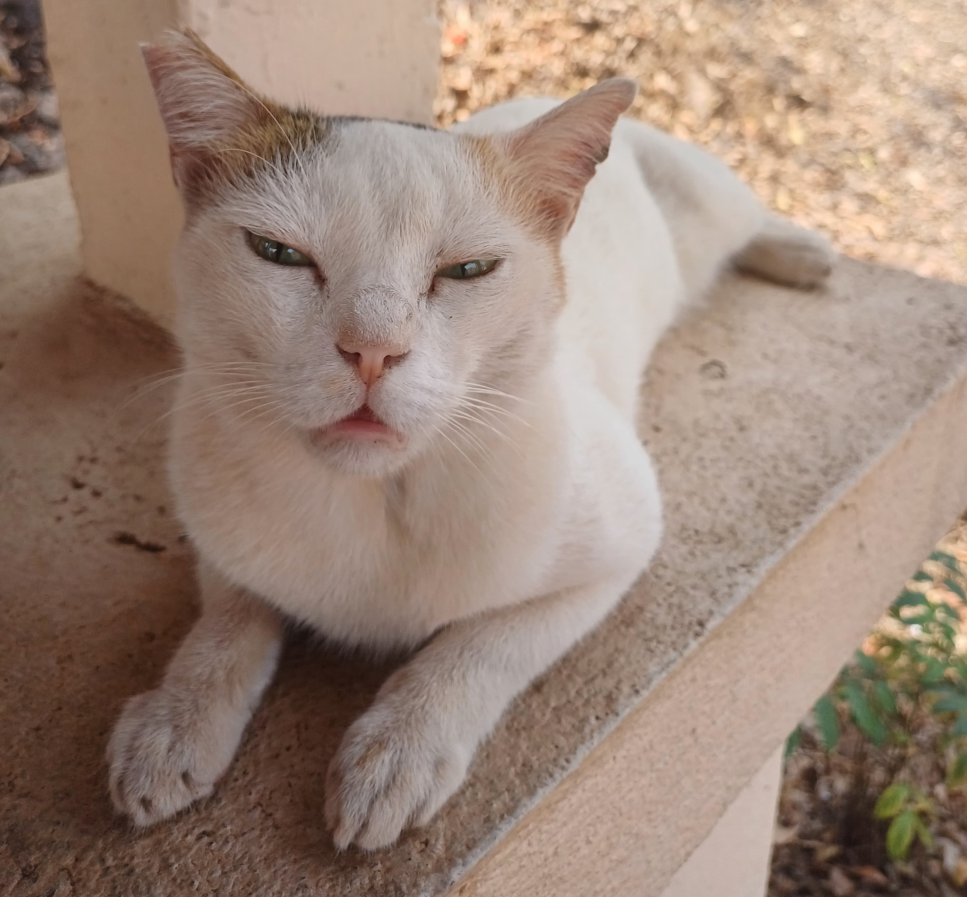
#> input picture cat-alogue/images/alice.jpg, 2900 x 2691 px (shown at 1/3 size)
$ python image_compressor.py alice.jpg
#> lines starting #> are read from the running program, lines starting #| are printed output that depends on the picture
# Simple image compression script to reduce the size for thumbnail images.

import sys
from PIL import Image

filename = sys.argv[1]
img = Image.open(filename)
#> img is the input picture: PIL image 2900x2691 RGB; mean R, G, B 155, 133.1, 119.5
img.thumbnail((500, 500))
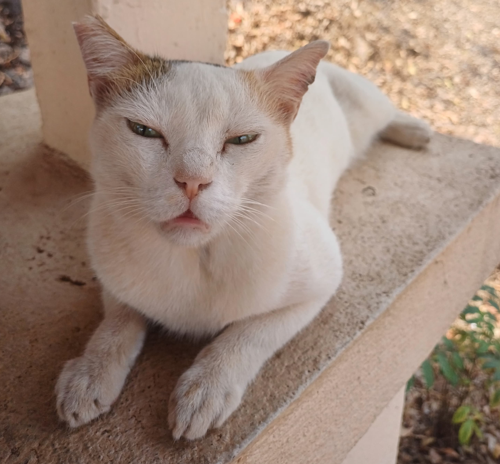
#> img: PIL image 500x464 RGB; mean R, G, B 155.2, 133.3, 119.7
img.save(filename)
